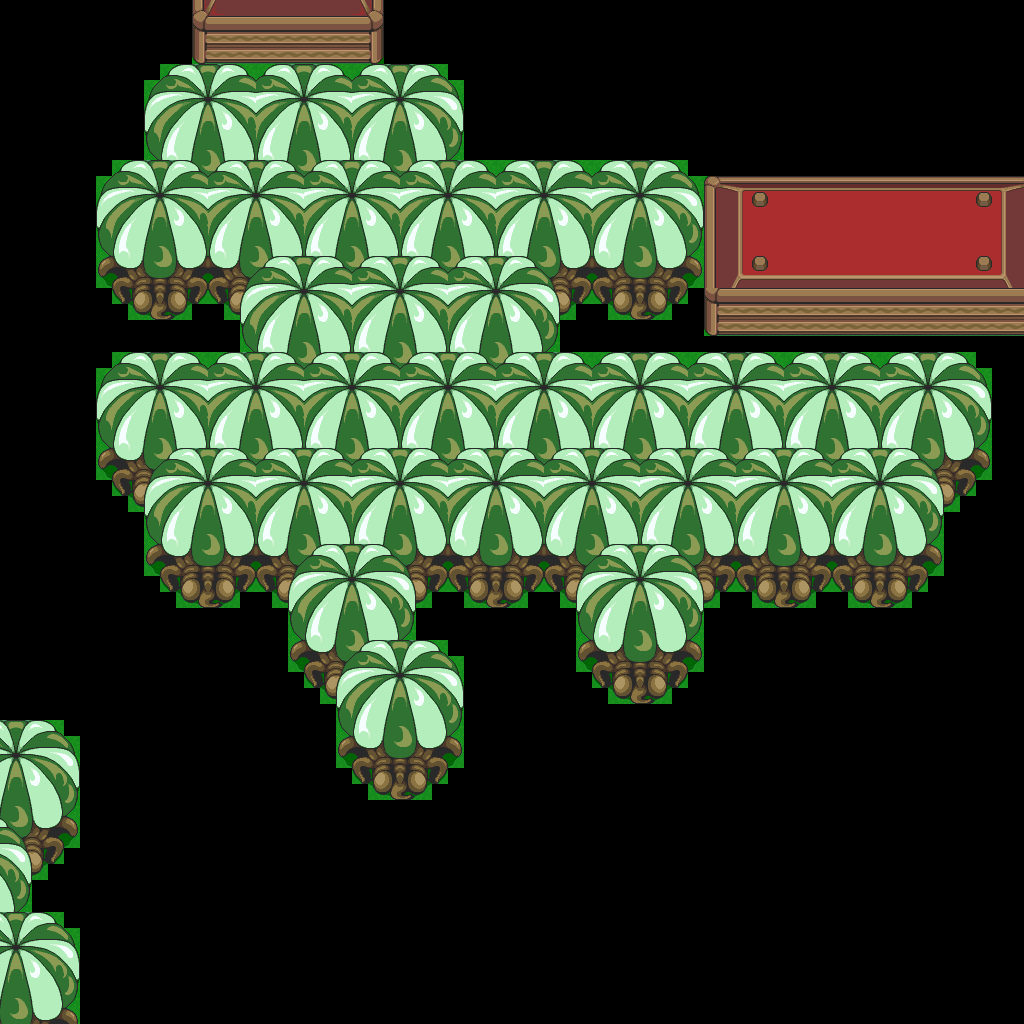

This game map was drawn from its Tiled (.tmx) file and the tilesets committed beside it. A one-line description and the trimmed map source follow:
An orthogonal 64x64 tile map with 16x16 px tiles, 1 tile layer (base), 1 hidden layer not drawn.

<map version="1.10" tiledversion="1.12.1" orientation="orthogonal" renderorder="right-down" width="64" height="64" tilewidth="16" tileheight="16" infinite="0" nextlayerid="3" nextobjectid="1">
 <tileset firstgid="1" source="../classiciphone_pics4.tsx" />
 <layer id="1" name="base" width="64" height="64">
  <data>[4096 cells, 1834 non-empty, 112 distinct tile ids]</data>
 </layer>
 <layer id="2" name="collision" width="64" height="64" visible="0">
  <properties><property name="collision" value="true" /></properties>
  <data>[4096 cells, 1734 non-empty, 1 distinct tile ids]</data>
 </layer>
</map>
